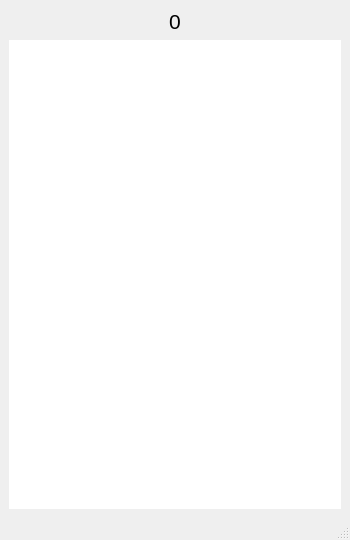
<?xml version="1.0" encoding="UTF-8"?>
<ui version="4.0">
 <class>GameWindow</class>
 <widget class="QMainWindow" name="GameWindow">
  <property name="geometry">
   <rect>
    <x>0</x>
    <y>0</y>
    <width>350</width>
    <height>540</height>
   </rect>
  </property>
  <property name="sizePolicy">
   <sizepolicy hsizetype="Maximum" vsizetype="Maximum">
    <horstretch>0</horstretch>
    <verstretch>0</verstretch>
   </sizepolicy>
  </property>
  <property name="minimumSize">
   <size>
    <width>350</width>
    <height>540</height>
   </size>
  </property>
  <property name="maximumSize">
   <size>
    <width>350</width>
    <height>540</height>
   </size>
  </property>
  <property name="baseSize">
   <size>
    <width>350</width>
    <height>540</height>
   </size>
  </property>
  <property name="windowTitle">
   <string>Game</string>
  </property>
  <widget class="QWidget" name="centralwidget">
   <layout class="QGridLayout" name="gridLayout">
    <item row="0" column="0">
     <widget class="QLabel" name="scoreLabel">
      <property name="font">
       <font>
        <pointsize>16</pointsize>
       </font>
      </property>
      <property name="text">
       <string>0</string>
      </property>
      <property name="alignment">
       <set>Qt::AlignCenter</set>
      </property>
     </widget>
    </item>
    <item row="1" column="0">
     <widget class="QListWidget" name="cardsListWidget">
      <property name="styleSheet">
       <string notr="true">border: none;</string>
      </property>
      <property name="sizeAdjustPolicy">
       <enum>QAbstractScrollArea::AdjustToContents</enum>
      </property>
      <property name="uniformItemSizes">
       <bool>true</bool>
      </property>
      <property name="selectionRectVisible">
       <bool>false</bool>
      </property>
      <property name="itemAlignment">
       <set>Qt::AlignCenter</set>
      </property>
     </widget>
    </item>
   </layout>
  </widget>
  <widget class="QStatusBar" name="statusbar"/>
 </widget>
 <resources/>
 <connections/>
</ui>
